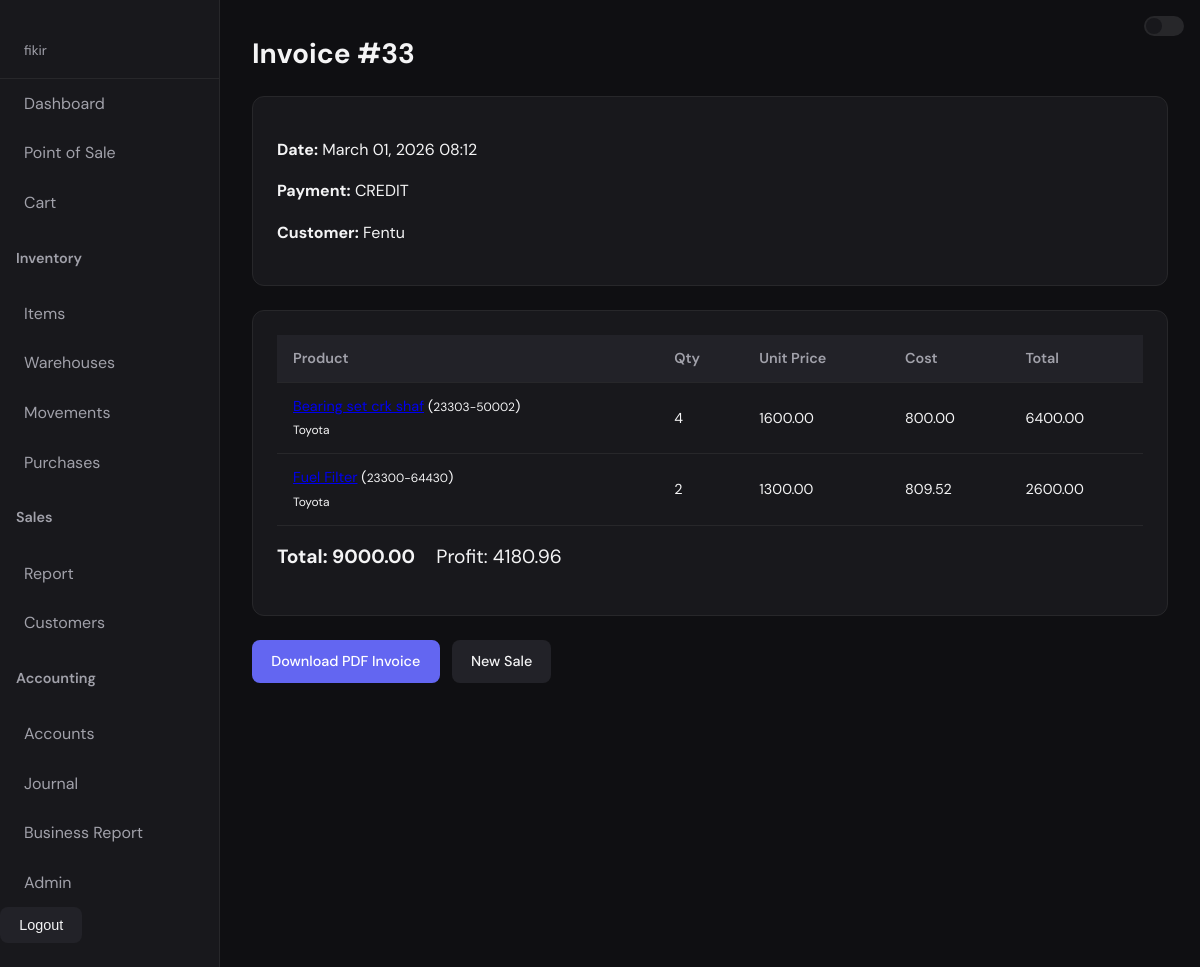
/sales/invoice/33/ (signed in), run on the app's committed database.
### sales/models.py (models this page shows, shortened)
class Sale(models.Model):
    PAYMENT_METHOD_CHOICES = [
        ("CASH", "Cash"),
        ("CREDIT", "Credit"),
        ("ATM", "ATM"),
        ("TRANSFER", "Bank Transfer"),
        ("MOBILE", "Mobile Payment"),
        ("OTHER", "Other"),
    ]
    date = models.DateTimeField(auto_now_add=True)
    payment_method = models.CharField(
        max_length=20,
        choices=PAYMENT_METHOD_CHOICES,
        default="CASH",
    )
    total_amount = models.FloatField(default=0)
    customer = models.ForeignKey(
        "sales.Customer",
        null=True,
        blank=True,
        on_delete=models.SET_NULL,
        help_text="Customer who made the purchase",
    )
    def profit(self):
        return sum(item.profit() for item in self.items.all())

class Customer(models.Model):
    name = models.CharField(max_length=100)
    phone = models.CharField(max_length=50, blank=True)
    email = models.EmailField(blank=True)
    address = models.TextField(blank=True)
    credit_limit = models.DecimalField(max_digits=10, decimal_places=2, default=0)
    loyalty_points = models.PositiveIntegerField(default=0, help_text="Accumulated loyalty points")

class SaleItem(models.Model):
    sale = models.ForeignKey(
        Sale,
        related_name="items",
        on_delete=models.CASCADE
    )
    product = models.ForeignKey(Product, on_delete=models.CASCADE)
    quantity = models.PositiveIntegerField()
    price = models.FloatField()
    cost_price = models.FloatField(default=0)  # IMPORTANT: default added
    def profit(self):
        return (self.price - self.cost_price) * self.quantity
    @property
    def line_total(self):
        return self.quantity * self.price

### inventory/models.py (models this page shows, shortened)
class Product(models.Model):
    sku = models.CharField(max_length=50, unique=True, blank=True, help_text="Stock keeping unit")
    part_number = models.CharField(max_length=50, blank=True, help_text="OEM number")
    name = models.CharField(max_length=100)
    brand = models.CharField(max_length=50, blank=True)
    category = models.ForeignKey(Category, on_delete=models.SET_NULL, null=True, blank=True)
    quantity = models.PositiveIntegerField(default=0)
    reorder_level = models.PositiveIntegerField(default=0, help_text="Quantity at which to reorder")
    cost_price = models.FloatField(default=0)
    selling_price = models.FloatField()
    wholesale_price = models.FloatField(default=0)
    location = models.CharField(max_length=150, blank=True, help_text="Physical storage location (shelf, bin)")
    purpose = models.CharField(max_length=150, blank=True, help_text="Part purpose e.g. DIFFERENTIAL PINION")
    vehicle_application = models.TextField(blank=True, help_text="Car/vehicle types this part fits")
    compatibilities = models.ManyToManyField(
        "CarModel",
        blank=True,
        related_name="compatible_products",
        help_text="Vehicle models this part fits"
    )
    LOW_STOCK_THRESHOLD = 5

### sales/views.py (the view)
# urls.py: path("invoice/<int:sale_id>/", invoice_view, name="invoice"),
@login_required
def invoice_view(request, sale_id):
    sale = get_object_or_404(Sale, id=sale_id)
    return render(request, "sales/invoice.html", {"sale": sale})

### sales/templates/sales/invoice.html (shortened to what this page needs)
{% extends "base.html" %}
{% block content %}
<h1>Invoice #{{ sale.id }}</h1>
<div class="card">
    <p><strong>Date:</strong> {{ sale.date|date:"F d, Y H:i" }}</p>
    <p><strong>Payment:</strong> {{ sale.payment_method }}</p>
    {% if sale.customer %}<p><strong>Customer:</strong> {{ sale.customer.name }}</p>{% endif %}
</div>
<div class="card">
    <table>
        <thead>
            <tr>
                <th>Product</th>
                <th>Qty</th>
                <th>Unit Price</th>
                <th>Cost</th>
                <th>Total</th>
            </tr>
        </thead>
        <tbody>
            {% for item in sale.items.all %}
            <tr>
                <td><a href="{% url 'product_detail' item.product.id %}">{{ item.product.name }}</a> (<small>{{ item.product.part_number }}</small>)<br><small>{{ item.product.brand }}</small></td>
                <td>{{ item.quantity }}</td>
                <td>{{ item.price|floatformat:2 }}</td>
                <td>{{ item.cost_price|floatformat:2 }}</td>
                <td>{{ item.line_total|floatformat:2 }}</td>
            </tr>
            {% endfor %}
        </tbody>
    </table>
    <p style="margin-top: 1rem; font-size: 1.2rem;">
        <strong>Total: {{ sale.total_amount|floatformat:2 }}</strong>
        <span style="margin-left: 1rem;">Profit: {{ sale.profit|floatformat:2 }}</span>
    </p>
</div>
<p>
    <a href="{% url 'invoice_pdf' sale.id %}" class="btn" target="_blank">Download PDF Invoice</a>
    <a href="{% url 'pos' %}" class="btn btn-secondary" style="margin-left: 0.5rem;">New Sale</a>
</p>
{% endblock %}

### templates/base.html (shortened to what this page needs)
<!DOCTYPE html>
<html lang="en">
<head>
</head>
<body>
    <div class="theme-switch-container">
        <label class="switch">
            <span class="slider round"></span>
        </label>
    </div>
    <div class="layout">
        {% if user.is_authenticated %}
        <nav>
            <div class="nav-user">{{ user.get_username }}</div>
            <a href="{% url 'dashboard' %}" class="{% if request.resolver_match.url_name == 'dashboard' %}active{% endif %}">Dashboard</a>
            <a href="{% url 'pos' %}" class="{% if request.resolver_match.url_name == 'pos' %}active{% endif %}">Point of Sale</a>
            <a href="{% url 'cart' %}" class="{% if request.resolver_match.url_name == 'cart' %}active{% endif %}">Cart</a>
            <h4 style="margin-left:1rem; color:var(--text-muted); font-weight:600; font-size:0.9rem;">Inventory</h4>
            <a href="{% url 'product_list' %}" class="{% if request.resolver_match.url_name == 'product_list' or request.resolver_match.url_name == 'import_inventory' %}active{% endif %}">Items</a>
            <a href="{% url 'warehouse_list' %}" class="{% if request.resolver_match.url_name == 'warehouse_list' %}active{% endif %}">Warehouses</a>
            <a href="{% url 'stockmovement_list' %}" class="{% if request.resolver_match.url_name == 'stockmovement_list' %}active{% endif %}">Movements</a>
            <a href="{% url 'purchase_list' %}" class="{% if request.resolver_match.url_name == 'purchase_list' or request.resolver_match.url_name == 'purchase_add' %}active{% endif %}">Purchases</a>
            <h4 style="margin-left:1rem; color:var(--text-muted); font-weight:600; font-size:0.9rem;">Sales</h4>
            <a href="{% url 'sales_report' %}" class="{% if request.resolver_match.url_name == 'sales_report' %}active{% endif %}">Report</a>
            <a href="{% url 'customer_list' %}" class="{% if request.resolver_match.url_name == 'customer_list' %}active{% endif %}">Customers</a>
            <h4 style="margin-left:1rem; color:var(--text-muted); font-weight:600; font-size:0.9rem;">Accounting</h4>
            <a href="{% url 'account_list' %}" class="{% if request.resolver_match.url_name == 'account_list' %}active{% endif %}">Accounts</a>
            <a href="{% url 'journalentry_list' %}" class="{% if request.resolver_match.url_name == 'journalentry_list' %}active{% endif %}">Journal</a>
            <a href="{% url 'business_report' %}" class="{% if request.resolver_match.url_name == 'business_report' %}active{% endif %}">Business Report</a>
            {% if user.is_staff %}
            <a href="/admin/">Admin</a>
            {% endif %}
            <form method="post" action="{% url 'logout' %}" style="margin-top:auto;">
                <button type="submit" class="btn btn-secondary">Logout</button>
            </form>
        </nav>
        {% else %}
        <nav>
            <a href="{% url 'login' %}" class="btn btn-secondary" style="margin:1rem;">Login</a>
        </nav>
        {% endif %}
        <main>
            {% block content %}{% endblock %}
        </main>
    </div>
</body>
</html>

### templates/base.html (style rules this page uses)
.theme-switch-container { position: fixed; top: 1rem; right: 1rem; z-index: 1000; }
.switch { position: relative; display: inline-block; width: 40px; height: 20px; }
.slider { position: absolute; cursor: pointer; top: 0; left: 0; right: 0; bottom: 0; background-color: var(--border); transition: .4s; border-radius: 20px; }
.slider:before { position: absolute; content: ""; height: 16px; width: 16px; left: 2px; bottom: 2px; background-color: var(--bg-card); transition: .4s; border-radius: 50%; }
:root { --bg: #0f0f12; --bg-card: #18181c; --bg-hover: #222228; --accent: #6366f1; --accent-hover: #818cf8; --text: #f4f4f5; --text-muted: #a1a1aa; --border: #27272a; --success: #22c55e; --error: #ef4444; }
* { box-sizing: border-box; }
body { font-family: 'DM Sans', sans-serif; background: var(--bg); color: var(--text); margin: 0; min-height: 100vh; line-height: 1.6; }
.layout { display: flex; min-height: 100vh; }
nav { width: 220px; background: var(--bg-card); border-right: 1px solid var(--border); padding: 1.5rem 0; }
nav a { display: block; padding: 0.75rem 1.5rem; color: var(--text-muted); text-decoration: none; transition: all 0.2s; }
main { flex: 1; padding: 2rem; max-width: 1200px; margin: 0 auto; }
.card { background: var(--bg-card); border: 1px solid var(--border); border-radius: 12px; padding: 1.5rem; margin-bottom: 1.5rem; }
h1, h2 { margin-top: 0; }
h1 { font-size: 1.75rem; }
table { width: 100%; border-collapse: collapse; font-size: 0.9rem; }
th, td { padding: 0.75rem 1rem; text-align: left; border-bottom: 1px solid var(--border); }
th { background: var(--bg-hover); color: var(--text-muted); font-weight: 600; }
.btn { display: inline-block; padding: 0.6rem 1.2rem; background: var(--accent); color: white; border: none; border-radius: 8px; font-size: 0.9rem; font-weight: 500; cursor: pointer; text-decoration: none; transition: background 0.2s; }
.btn-secondary { background: var(--bg-hover); color: var(--text); }
.nav-user { padding: 1rem 1.5rem; font-size: 0.85rem; color: var(--text-muted); border-bottom: 1px solid var(--border); }

### data on the page
Sale: id "33", date "March 01, 2026 08:12", payment_method "CREDIT", customer.name "Fentu", total_amount "9000.00", profit "4180.96"
SaleItem: product.part_number "23303-50002", product.brand "Toyota", quantity "4", price "1600.00", cost_price "800.00", line_total "6400.00"
SaleItem: product.part_number "23300-64430", product.brand "Toyota", quantity "2", price "1300.00", cost_price "809.52", line_total "2600.00"

### other printed values
{{ user.get_username }} "fikir"
